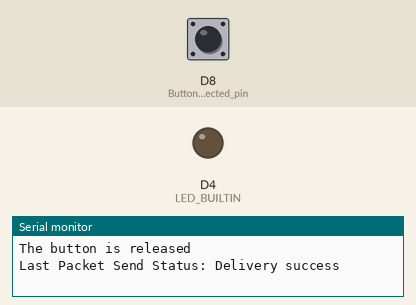
Recording of a sketch running on a simulated ESP8266 (NodeMCU). On the bench: output pins drawn as LEDs (lit = HIGH, except the on-board LED, lit = LOW), the last lines printed to the serial monitor. The test bench sets the inputs (shaded band); at power-on: D8 (Button_connected_pin) LOW.

Above: at 1.2 s.
1.3 s: D8 (Button_connected_pin) pulled HIGH for 0.15 s
At 1.4 s:
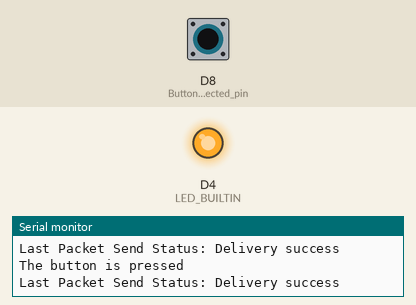
3.0 s: D8 (Button_connected_pin) pulled HIGH for 3.2 s
At 6.9 s:
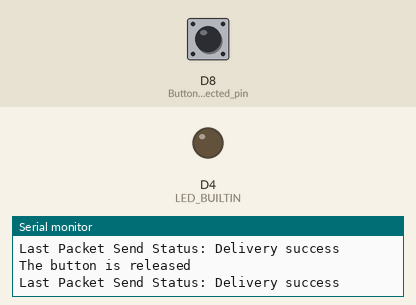
Timing chart, 0 to 8.4 s (numbered marks = the images above; inputs shaded):
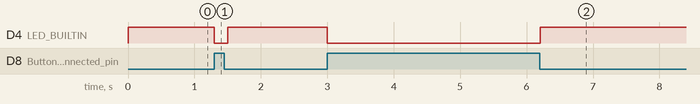

Measured:
- after the input at 1.3 s, D4 (LED_BUILTIN): HIGH → LOW at once, → HIGH 0.20 s later
- after the input at 3.0 s, D4 (LED_BUILTIN): HIGH → LOW at once, → HIGH 3.2 s later

The sketch:

ESPNOW_LedControl_sender.ino
```cpp
#include <ESP8266WiFi.h>
#include <espnow.h>
uint8_t broadcastAddress[] = {0xFF, 0xFF, 0xFF, 0xFF, 0xFF, 0xFF}; //Replace with receiver's MAC address.

typedef struct Smessage {
  bool ledStatus;
} Smessage;

Smessage myData;

void OnDataSent(uint8_t *mac_addr, uint8_t sendStatus) {
  Serial.print("Last Packet Send Status: ");
  if (sendStatus == 0){
    Serial.println("Delivery success");
  }
  else{
    Serial.println("Delivery fail");
  }
}

void sendBlinker(bool ledS){
    myData.ledStatus = ledS;
    esp_now_send(broadcastAddress, (uint8_t *) &myData, sizeof(myData));
}

void setup() {
  Serial.begin(115200);
  pinMode(LED_BUILTIN, OUTPUT);
  pinMode(D8, INPUT); //Button connected pin
  Serial.begin(115200);
  WiFi.mode(WIFI_STA);
  if (esp_now_init() != 0) {
    Serial.println("Error initializing ESP-NOW");
    return;
  }
  esp_now_set_self_role(ESP_NOW_ROLE_CONTROLLER);
  esp_now_register_send_cb(OnDataSent);
  esp_now_add_peer(broadcastAddress, ESP_NOW_ROLE_SLAVE, 1, NULL, 0);
}

int button_state;
int prev_button_state = 1;

void loop() {
  button_state =digitalRead(D8);
  if (prev_button_state == HIGH && button_state == LOW)
  {
    Serial.println("The button is released");
    sendBlinker(0);
    digitalWrite(LED_BUILTIN, HIGH);
  }
  else if (prev_button_state == LOW && button_state == HIGH)
  {
    Serial.println("The button is pressed");
    sendBlinker(1);
    digitalWrite(LED_BUILTIN, LOW);
  }
  prev_button_state = button_state;
  delay(100);
}
```
